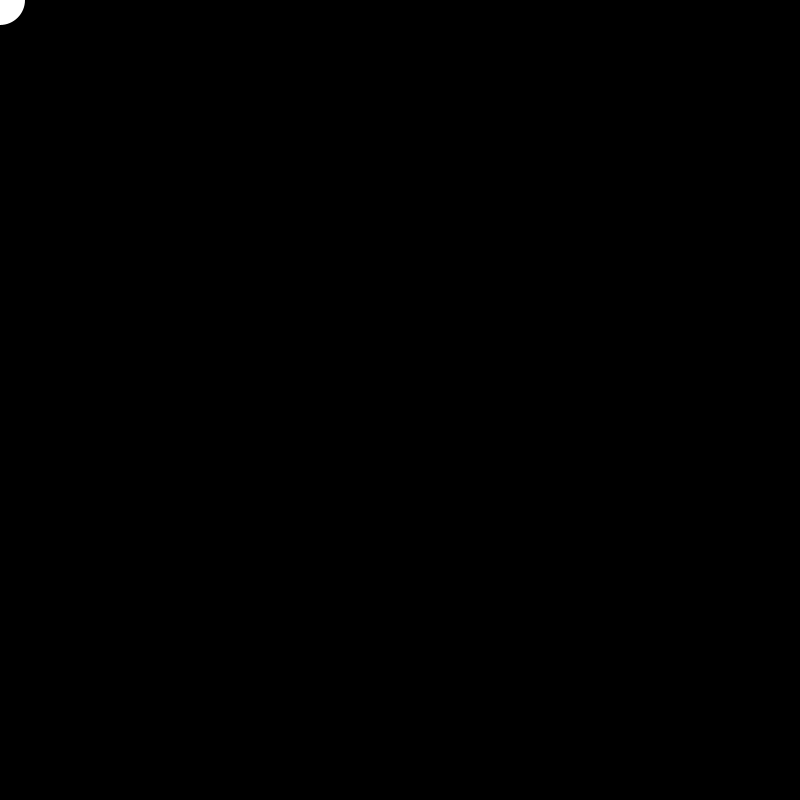
Frame 1 (no input)
Frame 60 (the mouse pressed at the canvas centre just before this capture): identical to frame 1, image omitted
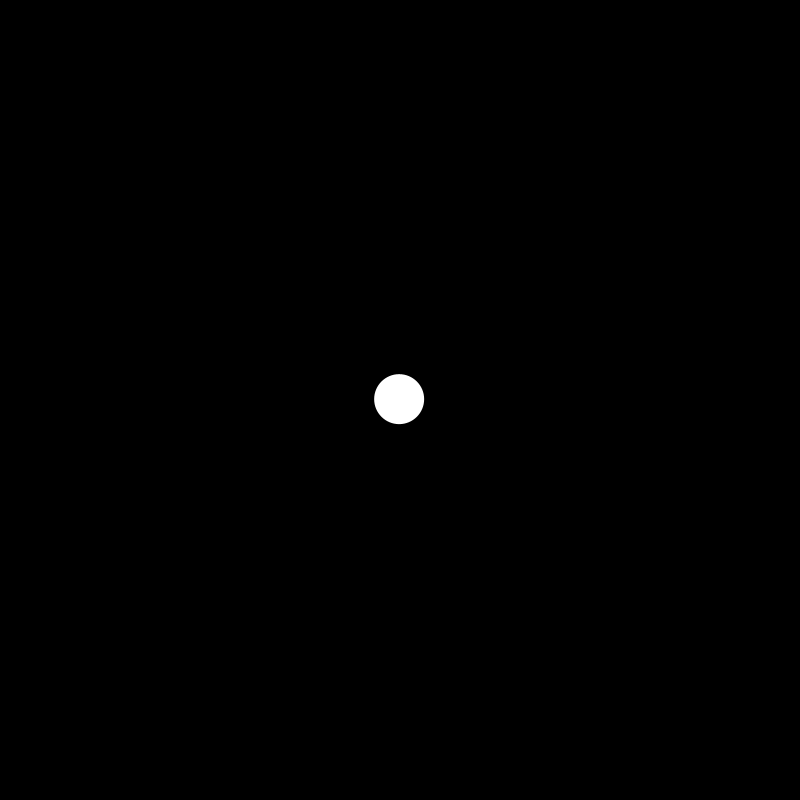
Frame 120 (the mouse held since frame 60 and released just before this capture)

The Processing sketch that drew these frames (run headless with seeded random() and noise(); from frame 60 on, the mouse is pressed at the canvas centre):

// Processing sketch: mousePressed
// ── mousePressed.pde
float a, b;

void setup() {
  size(800, 800); 
  noStroke();  

}

void draw() { 
  background(0);
  ellipse(a, b, 50, 50);
  
  if (mousePressed==true){
  a = lerp(a, mouseX, 0.099);
  b = lerp(b, mouseY, 0.099);
  }
}
